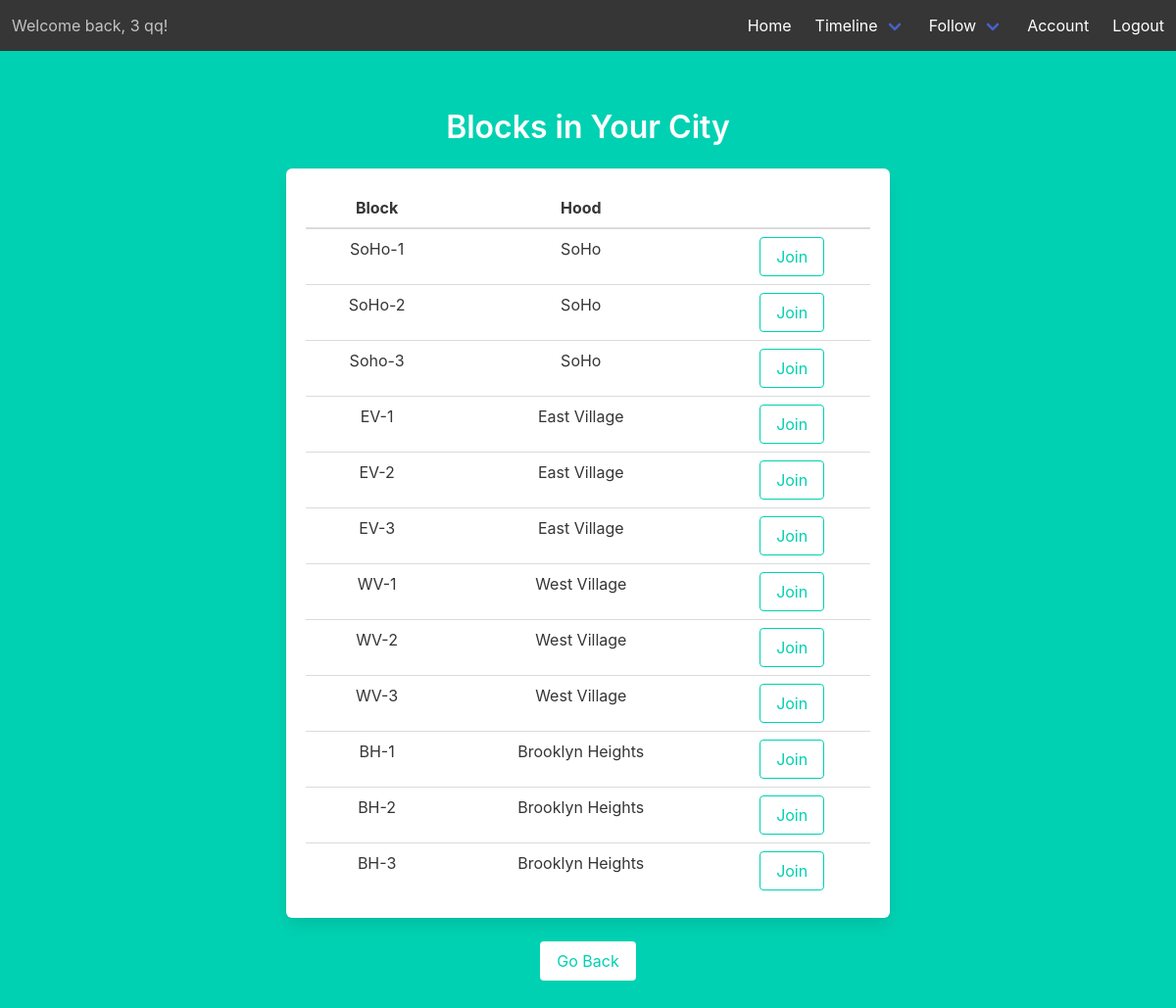
/blocks (signed in), run on an earlier commit of the app's database.
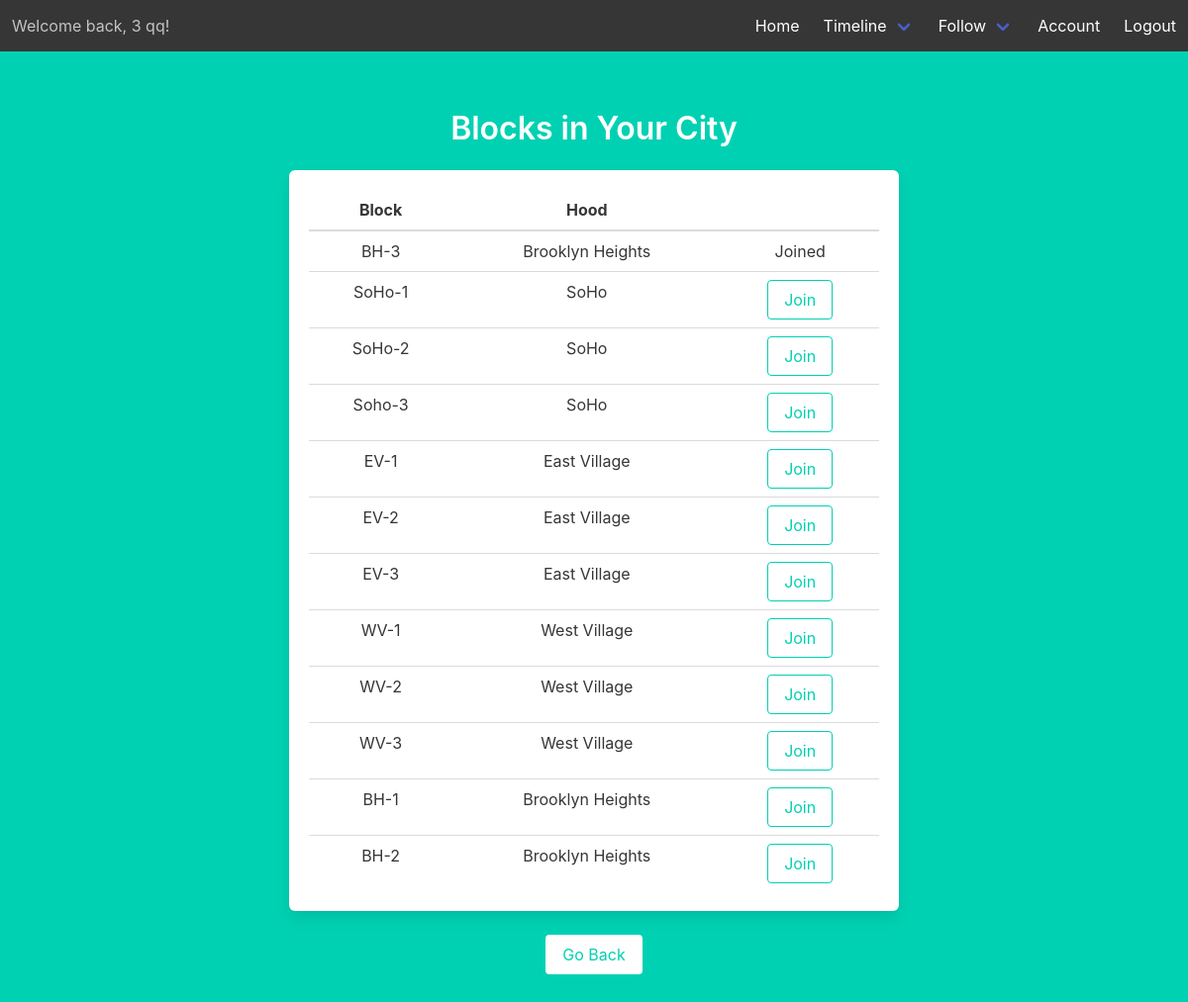
And on a later commit of the database.
### models.py (models this page shows)
class Blocks(db.Model):
    __tablename__ = 'Blocks'
    id = db.Column(db.Integer, primary_key=True)
    bname = db.Column(db.String(45), nullable=False)
    sw_lat = db.Column(db.Float, nullable=False)
    sw_lat = db.Column(db.Float, nullable=False)
    sw_lat = db.Column(db.Float, nullable=False)
    sw_lat = db.Column(db.Float, nullable=False)
    bpopulation = db.Column(db.Integer, nullable=False)

class Hood(db.Model):
    __tablename__ = 'Hood'
    id = db.Column(db.Integer, primary_key=True)
    hname = db.Column(db.String(45), nullable=False)
    sw_lat = db.Column(db.Float, nullable=False)
    sw_lat = db.Column(db.Float, nullable=False)
    sw_lat = db.Column(db.Float, nullable=False)
    sw_lat = db.Column(db.Float, nullable=False)
    hpopulation = db.Column(db.Integer, nullable=False)

### location.py (the view)
@location.route('/blocks')
@login_required
def blocks():
    my_membership = get_my_membership()
    if my_membership:
        my_block_id = my_membership.bid
        if my_membership.approval_count == -1:
            status = 'Joined'
        else:
            status = 'Pending'
        blocks_hood_id_list = []
        for i in Location.query.filter_by(cid=current_user.cid).all():
            if i.bid != my_block_id:
                blocks_hood_id_list.append([i.bid, i.hid])
            else:
                my_hood_id = i.hid
        blocks_hood_list = []
        for i in blocks_hood_id_list:
            blocks_hood_list.append([Blocks.query.filter_by(
                id=i[0]).first(), Hood.query.filter_by(id=i[1]).first()])
        my_blocks_hood_id = [my_block_id, my_hood_id]
        my_blocks_hood = [Blocks.query.filter_by(id=my_blocks_hood_id[0]).first(
        ), Hood.query.filter_by(id=my_blocks_hood_id[1]).first()]
        return render_template('blocks.html', status=status, my_blocks_hood=my_blocks_hood, blocks_hood=blocks_hood_list)
    else:
        blocks_hood_id_list = []
        for i in Location.query.filter_by(cid=current_user.cid).all():
            blocks_hood_id_list.append([i.bid, i.hid])
        blocks_hood_list = []
        for i in blocks_hood_id_list:
            blocks_hood_list.append([Blocks.query.filter_by(
                id=i[0]).first(), Hood.query.filter_by(id=i[1]).first()])
        return render_template('blocks.html', blocks_hood=blocks_hood_list)

### location.py (called while the page is built)
@login_required
def get_my_membership():
    return Membership.query.filter_by(uid=current_user.id).first()

### templates/blocks.html (shortened to what this page needs)
{% extends "base.html" %}
{% block content %}
<div class="column is-8 is-offset-2">
    <h1 class="title">
        Blocks in Your City
    </h1>
    <div class="box">
        <table class="table is-fullwidth">
            <thead>
                <tr>
                    <th>Block</th>
                    <th>Hood</th>
                    <th></th>
                </tr>
            </thead>
            <tbody>
                {% if my_blocks_hood %}
                <tr>
                    <td>{{ my_blocks_hood[0].bname }}</td>
                    <td>{{ my_blocks_hood[1].hname }}</td>
                    <td>
                        {{ status }}
                    </td>
                </tr>
                {% endif %}
                {% for i in blocks_hood %}
                <tr>
                    <td>{{ i[0].bname }}</td>
                    <td>{{ i[1].hname }}</td>
                    <td>
                        <form method="POST" action="/blocks">
                            <div class="control">
                                <input class="button is-primary is-outlined" type="submit" name="action" value="Join">
                            </div>
                        </form>
                    </td>
                </tr>
                {% endfor %}
            </tbody>
        </table>
    </div>
    <button class="button is-primary is-inverted" onclick="goBack()">Go Back</button>
</div>
{% endblock %}

What changed in the data, as far as the page shows it:
no longer on one of the page's lists (row edited): Blocks: bname "BH-3", hname "Brooklyn Heights"
changed Blocks "BH-3": bname (not shown) → "BH-3"
now on this page (row unchanged): Hood: hname "Brooklyn Heights"
Also different on the page:
{{ status }}: (not shown) → "Joined"
